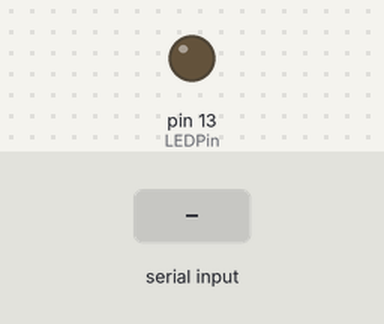
Bench run of a sketch on a simulated Arduino Uno, built with avr-gcc and run on an emulated ATmega328P. On the bench: output pins drawn as LEDs (lit = HIGH). The test bench sets the inputs (shaded band).

Above: at 1.2 s.
1.3 s: "1" received over the second serial link
At 1.7 s:
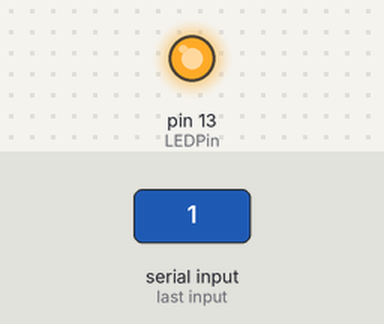
2.8 s: "0" received over the second serial link
At 3.2 s:
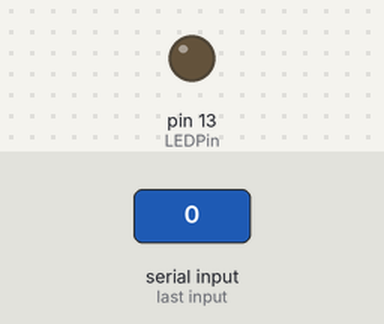
Timing chart, 0 to 5.8 s (numbered marks = the images above; inputs shaded):
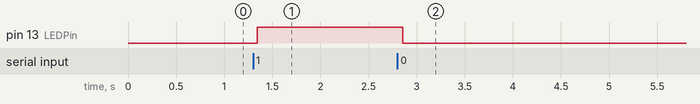

The sketch:

HC_05_sending.ino
```cpp
//This sketch shows how to connect to a bluetooth device
// Arduino -> bluetooth
// Used with Android BlueTerm app

#include <SoftwareSerial.h> //Serial library

/**
 * Arduino connection HC-05 connection:
 * HC-05  | Arduino
 * TX     | 5
 * RX     | 6
*/
// Here, we exchange them -
SoftwareSerial bt (5,6);  //RX, TX (Switched on the Bluetooth - RX -> TX | TX -> RX)
int LEDPin = 13; //LED PIN on Arduino
int btdata; // the data given from the computer

void setup() {
  bt.begin(9600); //Open the serial port
  bt.println ("Bluetooth ON. Press 1 or 0 to blink LED.."); //write to serial
  pinMode (LEDPin, OUTPUT);
}

void loop() {
  if (bt.available()) { //if serial is available
    btdata = bt.read(); //read from the serial connection
    if (btdata == '1') {
      //if 1
      digitalWrite (LEDPin, HIGH); //if we get 1, turn on the LED
      bt.println ("LED ON!");
    }
    if (btdata == '0') { //if we received 0, turn off the led
      //if 0
      digitalWrite (LEDPin, LOW);
      bt.println ("LED OFF!");
    }
  }
  delay (100); //prepare for data
}
```

Measured:
- after the input at 1.3 s, pin 13 (LEDPin): LOW → HIGH after 0.05 s
- after the input at 2.8 s, pin 13 (LEDPin): HIGH → LOW after 0.06 s
